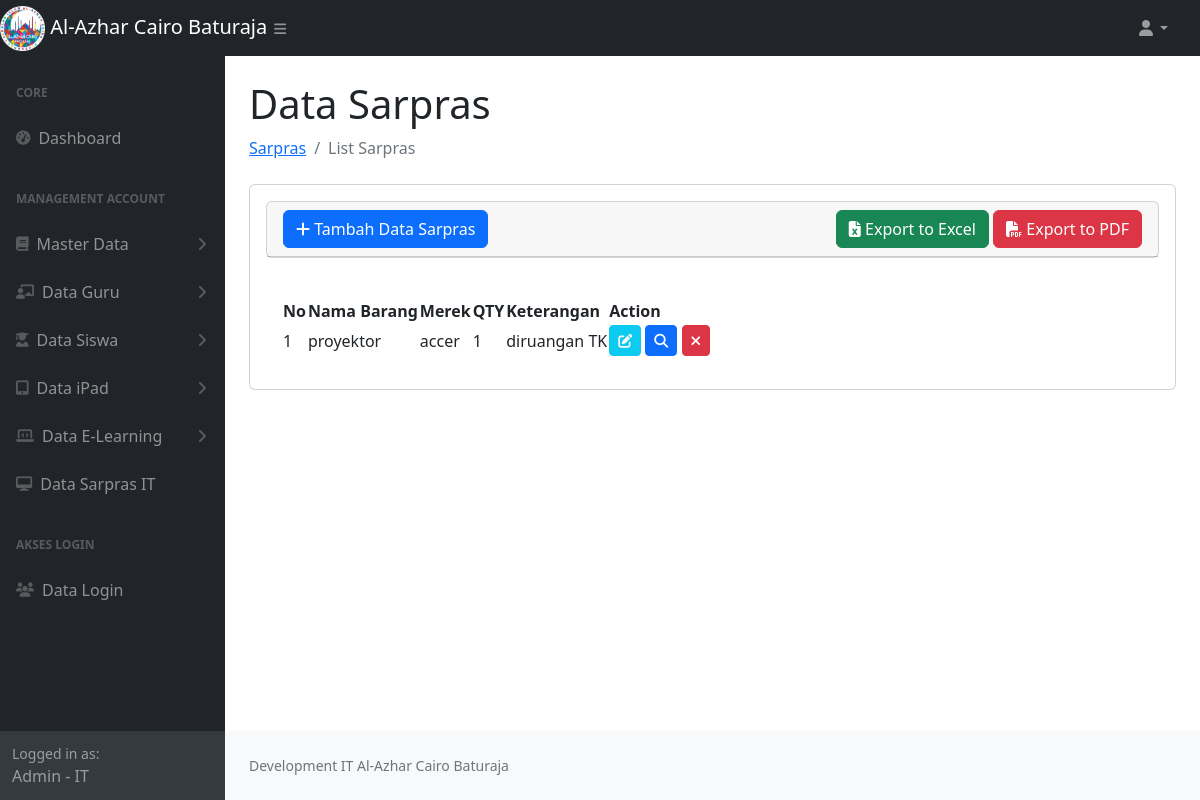
The app's page /data_sapras.php (signed in) with its own data.
### tables this page shows
CREATE TABLE `sapras` (
  `id` int NOT NULL AUTO_INCREMENT COMMENT 'Primary Key',
  `nama_barang` varchar(255) DEFAULT NULL,
  `merek` varchar(255) DEFAULT NULL,
  `image` varchar(255) DEFAULT NULL,
  `qty` int DEFAULT NULL,
  `keterangan` text,
  PRIMARY KEY (`id`)
);

### data_sapras.php (the view, shortened to what this page needs)
<?php
require 'function.php';
$role = $_SESSION['role'];
$nameRole= $_SESSION['name'];
$sql = "SELECT * FROM sapras";
$stmt = $conn->prepare($sql);
$stmt->execute();
$result = $stmt->get_result();
$dataSapras = [];
while ($row = $result->fetch_assoc()) {
    $dataSapras[] = $row;
}
?>
<!DOCTYPE html>
<html lang="en">
    <head>
        <link href="https://cdn.jsdelivr.net/npm/simple-datatables@7.1.2/dist/style.min.css" rel="stylesheet" />
        <link href="css/styles.css" rel="stylesheet" />
        <link rel="stylesheet" href="https://cdnjs.cloudflare.com/ajax/libs/toastr.js/latest/toastr.css">
        <link rel="stylesheet" href="https://cdnjs.cloudflare.com/ajax/libs/font-awesome/6.7.2/css/all.min.css">
    </head>
    <body class="sb-nav-fixed">
        <nav class="sb-topnav navbar navbar-expand navbar-dark bg-dark">
            <div class="d-flex">
                <a class="navbar-brand" href="index.php">
                    <img src="assets/img/logoalazca.png" alt="Gambar" style="width:20%">
                    Al-Azhar Cairo Baturaja
                </a>
                <button class="btn btn-link btn-sm ps-5" id="sidebarToggle" href="#!"><i class="fas fa-bars"></i></button>
            </div>
            <ul class="navbar-nav ms-auto ms-md-0 me-3 me-lg-4">
                <li class="nav-item dropdown">
                    <a class="nav-link dropdown-toggle" id="navbarDropdown" href="#" role="button" data-bs-toggle="dropdown" aria-expanded="false"><i class="fas fa-user fa-fw"></i></a>
                </li>
            </ul>
        </nav>
        <div id="layoutSidenav">
            <div id="layoutSidenav_nav">
                <nav class="sb-sidenav accordion sb-sidenav-dark" id="sidenavAccordion">
                    <div class="sb-sidenav-menu">
                        <div class="nav">
                            <div class="sb-sidenav-menu-heading">Core</div>
                            <div class="nav">
                                <a class="nav-link" href="index.php">
                                    <div class="sb-nav-link-icon"><i class="fas fa-tachometer-alt"></i></div>
                                    Dashboard
                                </a>
                                <div class="sb-sidenav-menu-heading">Management Account</div>
                                <a class="nav-link collapsed" href="#" data-bs-toggle="collapse" data-bs-target="#collapseMasterData" aria-expanded="false" aria-controls="collapseMasterData">
                                    <div class="sb-nav-link-icon"><i class="fas fa-book"></i></div>
                                        Master Data
                                    <div class="sb-sidenav-collapse-arrow"><i class="fas fa-angle-down"></i></div>
                                </a>
                                <a class="nav-link collapsed" href="#" data-bs-toggle="collapse" data-bs-target="#collapseGuru" aria-expanded="false" aria-controls="collapseGuru">
                                    <div class="sb-nav-link-icon"><i class="fas fa-chalkboard-teacher"></i></div>
                                    Data Guru
                                    <div class="sb-sidenav-collapse-arrow"><i class="fas fa-angle-down"></i></div>
                                </a>
                                <a class="nav-link collapsed" href="#" data-bs-toggle="collapse" data-bs-target="#collapseSiswa" aria-expanded="false" aria-controls="collapseSiswa">
                                    <div class="sb-nav-link-icon"><i class="fas fa-user-graduate"></i></div>
                                    Data Siswa
                                    <div class="sb-sidenav-collapse-arrow"><i class="fas fa-angle-down"></i></div>
                                </a>
                                <?php if($role == 'IT'){ ?>
                                <a class="nav-link collapsed" href="#" data-bs-toggle="collapse" data-bs-target="#collapseiPad" aria-expanded="false" aria-controls="collapseiPad">
                                    <div class="sb-nav-link-icon"><i class="fas fa-tablet-alt"></i></div>
                                    Data iPad
                                    <div class="sb-sidenav-collapse-arrow"><i class="fas fa-angle-down"></i></div>
                                </a>
                                <a class="nav-link collapsed" href="#" data-bs-toggle="collapse" data-bs-target="#collapseElearning" aria-expanded="false" aria-controls="collapseElearning">
                                    <div class="sb-nav-link-icon"><i class="fas fa-laptop-code"></i></div>
                                    Data E-Learning
                                    <div class="sb-sidenav-collapse-arrow"><i class="fas fa-angle-down"></i></div>
                                </a>
                                  <a class="nav-link" href="data_sapras.php">
                                    <div class="sb-nav-link-icon">
                                        <i class="fas fa-desktop"></i>
                                    </div>
                                    Data Sarpras IT
                                </a>
                                <?php } ?>
                                <?php if($role == 'IT'){ ?>
                                <div class="sb-sidenav-menu-heading">Akses Login</div>
                                <a class="nav-link" href="data_login.php">
                                    <div class="sb-nav-link-icon"><i class="fas fa-users"></i></div>
                                    Data Login
                                </a>
                                <?php } ?>
                            </div>
                        </div>
                    </div>
                    <div class="sb-sidenav-footer">
                        <div class="small">Logged in as:</div>
                       <?= $nameRole.' - '.$role ?>
                    </div>
                </nav>
            </div>
            <div id="layoutSidenav_content">
                <main>
                    <div class="container-fluid px-4">
                        <h1 class="mt-4">Data Sarpras</h1>
                        <ol class="breadcrumb mb-4">
                            <li class="breadcrumb-item"><a href="data_login.php">Sarpras</a></li>
                            <li class="breadcrumb-item active">List Sarpras</li>
                        </ol>
                        <div class="card mb-4">
                            <div class="card-body">
                                <div class="card mb-4">
                                    <div class="card-header">
                                        <div class="col-lg-12 d-flex justify-content-between align-items-center">
                                                <button type="button" class="btn btn-primary" data-bs-toggle="modal" data-bs-target="#modal-create">
                                                    <i class="fas fa-plus"></i> Tambah Data Sarpras
                                                </button>
                                                <div>
                                                    <a href="<?= 'export_sapras.php' ?>" id="exportExcelBtn" class="btn btn-success">
                                                    <i class="fa fa-file-excel"></i> Export to Excel
                                                    </a>
                                                    <a href="<?= 'export_pdf_sapras.php' ?>" id="exportPDFBtn" class="btn btn-danger">
                                                        <i class="fa fa-file-pdf"></i> Export to PDF
                                                    </a>
                                                </div>
                                        </div>
                                    </div>
                                </div>
                                <div class="card-body">
                                    <table id="datatablesSimple">
                                        <thead>
                                            <tr>
                                                <th>No</th>
                                                <th>Nama Barang</th>
                                                <th>Merek</th>
                                                <th>QTY</th>
                                                <th>Keterangan</th>
                                                <th>Action</th>
                                            </tr>
                                        </thead>
                                        <tbody>
                                            <?php
                                                foreach ($dataSapras as $key => $data) {
                                            ?>
                                            <tr>
                                                <td><?= $key + 1; ?></td>
                                                <td><?= $data['nama_barang']; ?></td>
                                                <td><?= $data['merek']; ?></td>
                                                <td><?= $data['qty']; ?></td>
                                                <td><?= $data['keterangan']; ?></td>
                                                <td>
                                                    <a href="javascript:void(0)" data-url="<?= 'show_sapras.php' ?>" data-id="<?= $data['id'] ?>" class="edit btn btn-info btn-sm text-light "> <i class="fas fa-edit"></i></a>
                                                    <a href="javascript:void(0)" data-url="<?= 'show_sapras.php' ?>" data-id="<?= $data['id'] ?>" class="detail btn btn-primary btn-sm"> <i class="fas fa-search"></i></a>
                                                    <a href="javascript:void(0)" data-url="<?= 'delete_sapras.php' ?>" data-id="<?= $data['id'] ?>" class="delete btn btn-danger btn-sm"> <i class="fas fa-times"></i></a>
                                                </td>
                                            </tr>
                                            <?php
                                                }
                                            ?>
                                        </tbody>
                                    </table>
                                </div>
                            </div>
                        </div>
                </main>
                <footer class="py-4 bg-light mt-auto">
                    <div class="container-fluid px-4">
                        <div class="d-flex align-items-center justify-content-between small">
                            <div class="text-muted">Development IT Al-Azhar Cairo Baturaja</div>
                        </div>
                    </div>
                </footer>
            </div>
        </div>
    </body>
</html>

### records on screen
sapras: nama_barang "proyektor", merek "accer", qty "1", keterangan "diruangan TK"

### other values on screen
$nameRole "Admin"
$role "IT"
